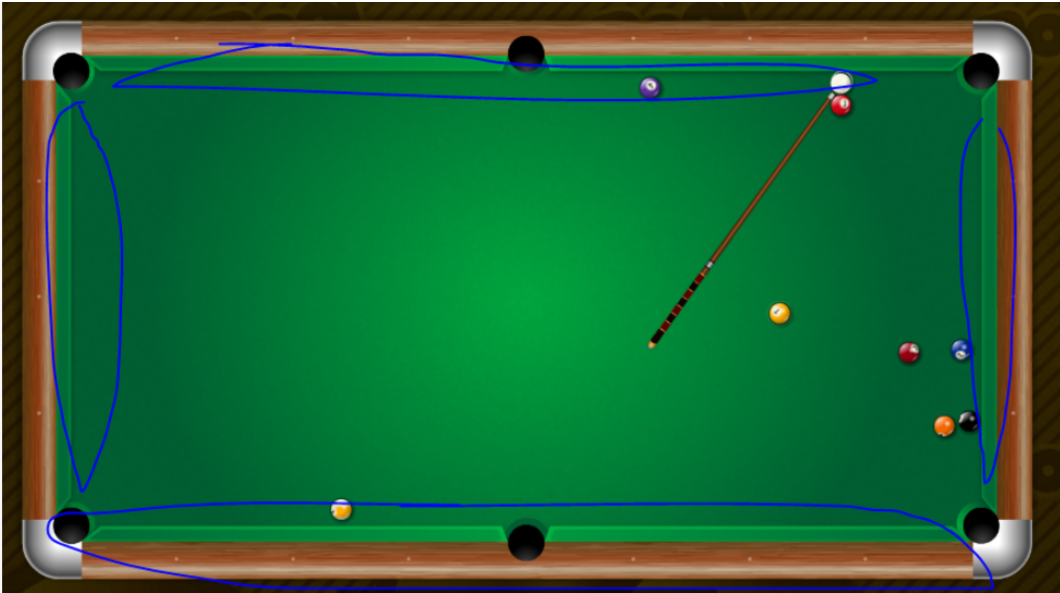
#> input picture pool_table_detection/images/image1.png, 1060 x 593 px, found by its file name
$ python extract_image_portion.py --image ../images/Image1.png   (older library calls are emulated)
#> lines starting #> are read from the running program, lines starting #| are printed output that depends on the picture; after the words box and inside, x2 and y2 are one past the last pixel; in counts of white or black regions, pixels touching at a corner belong together
### image_processing/contour_lib.py
# -*- coding: utf-8 -*-
"""
Created on Thu Aug 15 16:54:21 2019

@author: DEBAL
"""

import cv2
import numpy as np
import statistics

# [24 lines left out: function draw_contours, not called in this run]

def get_contours(input_img, min_contour_area=10.0, mode=cv2.RETR_CCOMP, method=cv2.CHAIN_APPROX_SIMPLE):

	contour, hier = cv2.findContours(input_img, mode, method)

	contour_info = []
	num_nonzeroarea_cnts = 0
	num_zeroarea_cnts = 0
	for c in contour:
		if (cv2.contourArea(c) >= min_contour_area):
			num_nonzeroarea_cnts += 1
			contour_info.append((
				c,
				cv2.isContourConvex(c),
				cv2.contourArea(c),
			))
		else:
			num_zeroarea_cnts += 1

	contour_info = sorted(contour_info, key=lambda c: c[2], reverse=True)
	return contour_info

# [180 lines left out: functions auto_canny, draw_lines, draw_circles, detect_lines, detect_circles, get_image_mask, not called in this run]

### image_processing/extract_image_portion.py
# -*- coding: utf-8 -*-
"""
Created on Thu Aug 15 16:54:21 2019

@author: DEBAL
"""
# USAGE
# python extract_image_portion.py --image ../images/Image1.png
# --image images/image13.png

## Image processing example
#import os
import cv2
import numpy as np
import contour_lib
import argparse
import sys
#from matplotlib import pyplot as plt
#%matplotlib inline

#MIN_CONTOUR_AREA = 14000
MIN_CONTOUR_AREA = 7700
RESIZE_IMAGE = False
DEBUG = False

def get_map_segments(contours_list, min_contour_area=MIN_CONTOUR_AREA, debug=False):

  contour_list_final = []
  top_left_contour = [[0,0]]
  top_right_contour = [[0,0]]
  bottom_left_contour = [[0,0]]
  bottom_right_contour = [[0,0]]
  result_bitmap = 0

  for idx, c in enumerate(contours_list):
    cx,cy,cw,ch = cv2.boundingRect(c[0])
    car = min(cw,ch)/max(cw,ch)
    #peri = cv2.arcLength(c[0], True)
    #approx = cv2.approxPolyDP(c[0], 0.02 * peri, True)
    #length = len(approx)
    tmpArea = np.zeros(clone.shape)
    cv2.drawContours(tmpArea,[c[0]],0,(255,255,255),2)
    length = len(c[0])
    # [4 lines of commented-out code are left out]
    M = cv2.moments(c[0])
    center = (int(M["m10"] / M["m00"]), int(M["m01"] / M["m00"]))
    label = "Cnt={}/{}, Area={:.2f}, Len={}, Cen={}".format(idx+1,len(contours_list),c[2],length, center)
    cv2.putText(tmpArea, label, (10, 20), cv2.FONT_HERSHEY_SIMPLEX, 0.5, (0,0,255), 1)
    label2 = "(X,Y)=({},{}), W={:.2f}, H={:.2f}, AR={:.2f}".format(cx,cy,cw,ch,car)
    cv2.putText(tmpArea, label2, (15, 40), cv2.FONT_HERSHEY_SIMPLEX, 0.5, (0,0,255), 1)
    if debug:
      cv2.imshow("tmpArea", tmpArea)

    # exlcude rectangular and small shapes
    if car > 0.80 and c[2] > MIN_CONTOUR_AREA:
      #check if contour is top left
      if (center[0] < img_centre_x) and (center[1] < img_centre_y):
        if c[2] > top_left_contour[0][1]:
          top_left_contour[0] = [c[0], c[2]]
          print("found top left image")
          result_bitmap = np.bitwise_or(result_bitmap, 1)
      #check if contour is top right
      elif (center[0] > img_centre_x) and (center[1] < img_centre_y):
        if c[2] > top_right_contour[0][1]:
          top_right_contour[0] = [c[0], c[2]]
          print("found top right image")
          result_bitmap = np.bitwise_or(result_bitmap, 2)
      #check if contour is bottom left
      elif (center[0] < img_centre_x) and (center[1] > img_centre_y):
        if c[2] > bottom_left_contour[0][1]:
          bottom_left_contour[0] = [c[0], c[2]]
          print("found bottom left image")
          result_bitmap = np.bitwise_or(result_bitmap, 4)
      #check if contour is bottom right
      elif (center[0] > img_centre_x) and (center[1] > img_centre_y):
        if c[2] > bottom_right_contour[0][1]:
          bottom_right_contour[0] = [c[0], c[2]]
          print("found bottom right image")
          result_bitmap = np.bitwise_or(result_bitmap, 8)
      # invalid condition
      else:
        print("Err: Invalid condition")

    if debug:
      key = cv2.waitKey(0)
      if key == 27:
        debug=False

  contour_list_final.append([top_left_contour, top_right_contour, bottom_left_contour, bottom_right_contour])
  return (contour_list_final, result_bitmap)

# construct the argument parser and parse the arguments
ap = argparse.ArgumentParser()
ap.add_argument("-i", "--image", type=str, required=True,
	help="path to input image")
args = vars(ap.parse_args())
filename = args["image"]

cv2.destroyAllWindows()

img = cv2.imread(filename)
#> img is the input picture: shape (593, 1060, 3); mean B, G, R 54.4, 102.8, 30.1
(H, W) = img.shape[:2]
print("Image Shape", (H, W))
#| Image Shape (593, 1060)
if RESIZE_IMAGE:
  img = cv2.resize(img, (800,600))
  (H, W) = img.shape[:2]
  print("Image Shape New", img.shape)
clone = img.copy()

img_centre_x = W//2
img_centre_y = H//2
print("Image centre = ({},{})".format(img_centre_x, img_centre_y))
#| Image centre = (530,296)

cv2.imshow("Original", img)
if len(img.shape) == 3:
  img = cv2.cvtColor(img, cv2.COLOR_BGR2GRAY)
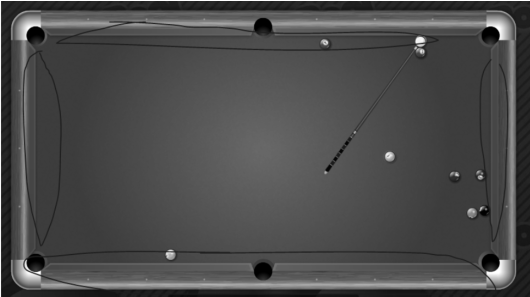
#> img: shape (593, 1060) (shown at 1/2 size); min 0, max 255, mean 75.5
#cv2.imshow("Grayscale", img)

blurred = cv2.GaussianBlur(img, (11, 11), 0)
#cv2.imshow("Blurred", blurred)
#laplacian = cv2.Laplacian(blurred,cv2.CV_64F)
#cv2.imshow("laplacian", laplacian)
canny = cv2.Canny(blurred, 30, 150)
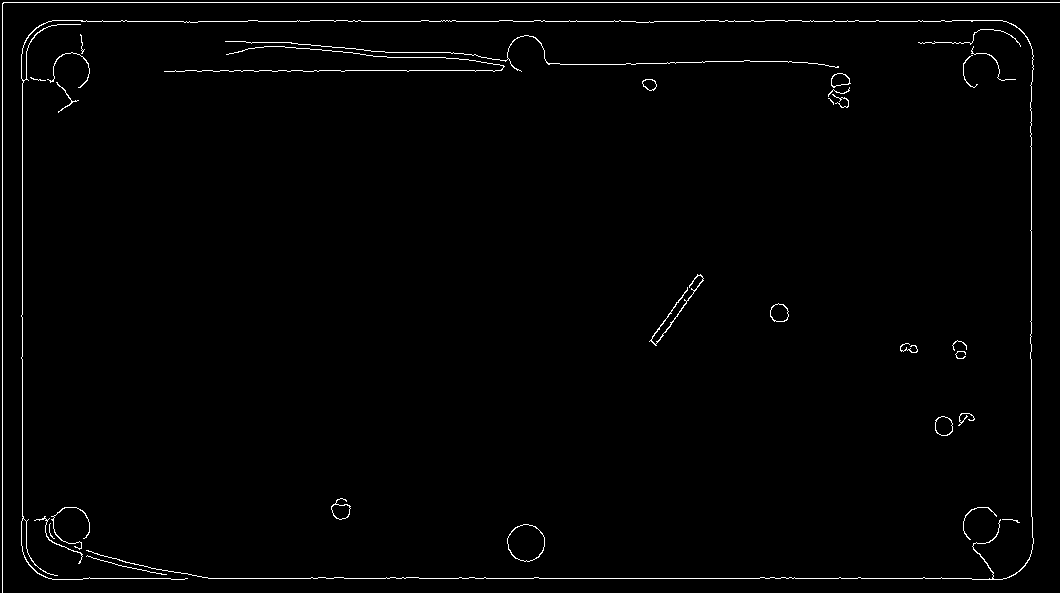
#> canny: shape (593, 1060); 1.3% white in thin lines or dots
cv2.imshow("Canny", canny)

dilateSize = 3
#dilateSize = 15
kernel = cv2.getStructuringElement(cv2.MORPH_ELLIPSE, (dilateSize,dilateSize))
#canny_morphed = cv2.morphologyEx(canny, cv2.MORPH_CLOSE, kernel)
#canny_morphed = cv2.morphologyEx(canny, cv2.MORPH_OPEN, kernel)
canny_morphed = canny
canny_morphed  = cv2.dilate(canny_morphed,kernel,iterations=5)
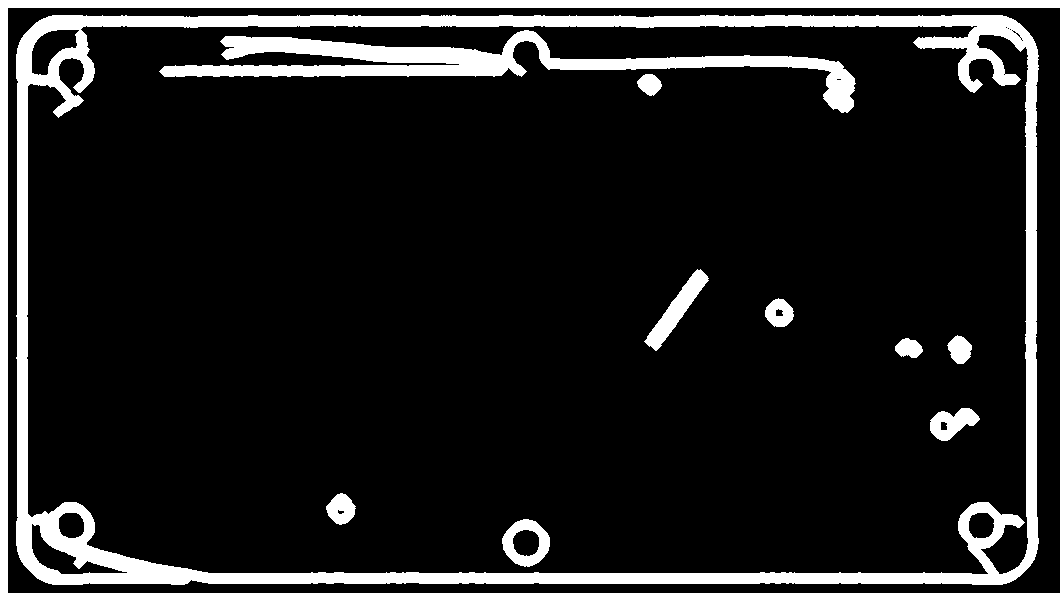
#> canny_morphed: shape (593, 1060); 12.1% white; 11 white regions, largest, box (x1, y1, x2, y2) and area: (16, 15, 1039, 585) 43573, (159, 30, 856, 113) 13434, (0, 0, 1060, 593) 13160
#cv2.imshow("canny_morphed1", canny_morphed)
canny_morphed  = cv2.erode(canny_morphed,kernel,iterations=5)
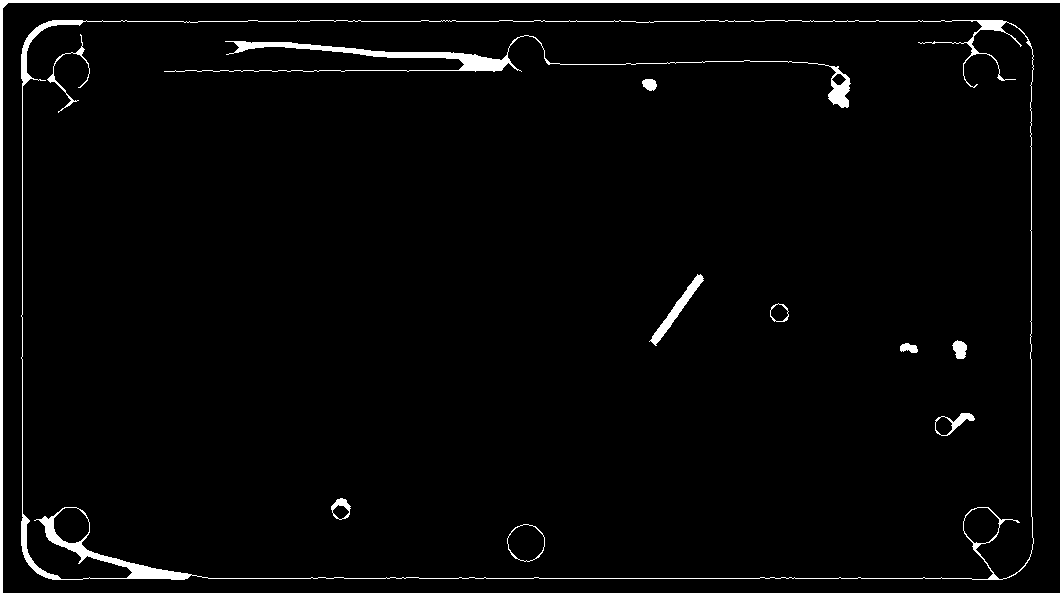
#> canny_morphed: shape (593, 1060); 2.7% white; 12 white regions
cv2.imshow("canny_morphed2", canny_morphed)

contours_list = contour_lib.get_contours(canny_morphed, min_contour_area=1500.0)
#> in get_contours, `contour, hier = cv2.findContours(input_img, mode, method)`: contour = 20 contours; largest, box (x1, y1, x2, y2) and area: (21, 20, 1034, 580) 561386, (21, 20, 1034, 580) 556548, (0, 0, 1060, 593) 3316, (164, 35, 851, 108) 2316, (507, 524, 545, 562) 1066
#> the loop in get_contours, `for c in contour:` made 20 passes
#> after the loop in get_contours, `for c in contour:`: contour_info = 4 items; num_nonzeroarea_cnts = 4; num_zeroarea_cnts = 16
#> contours_list = 4 items
#contour_img = contour_lib.draw_contours(clone, contours_list, color=(0,0,255), thickness=1, debug=True)
#cv2.imshow("contour_img", contour_img)

contour_list_final, result_bitmap =  get_map_segments(contours_list, debug=DEBUG)
#> the loop in get_map_segments, `for idx, c in enumerate(contours_list):` made 4 passes
#> (cx, cy, cw, ch, car, length, center) on passes 1 to 4: (21, 20, 1013, 560, 0.553, 443, (526, 299)), (21, 20, 1013, 560, 0.553, 821, (527, 298)), (0, 0, 1060, 593, 0.559, 7, (338, 106)), (164, 35, 687, 73, 0.106, 405, (505, 62))
#> after the loop in get_map_segments, `for idx, c in enumerate(contours_list):`:
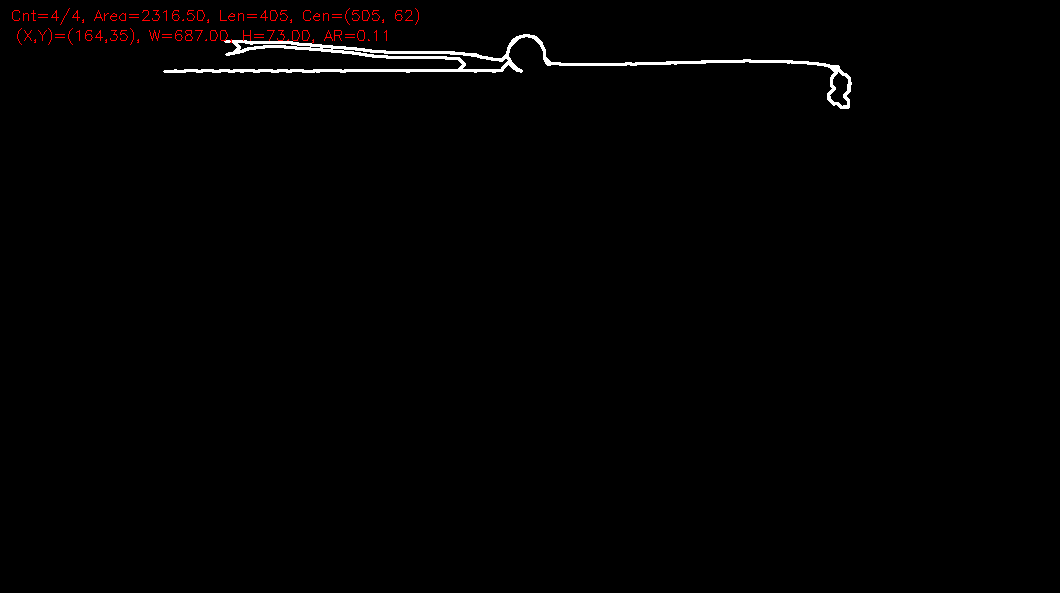
#> tmpArea: shape (593, 1060, 3) float64; mean B, G, R 1.8, 1.8, 2.5
#> after the loop in get_map_segments, `for idx, c in enumerate(contours_list):`: bottom_left_contour = [[0, 0]]; debug = False; top_left_contour = [[0, 0]]
#> contour_list_final = 1 item; result_bitmap = 0
print("result_bitmap="+str(result_bitmap))
#| result_bitmap=0
if (result_bitmap != 15):
  print("Error: Extracted "+str((result_bitmap+1)//2)+" segments")
#| Error: Extracted 0 segments
  sys.exit()
#> (the program exits here)

$ run again, with pool_table_detection/images/image10.png copied over pool_table_detection/images/image1.png
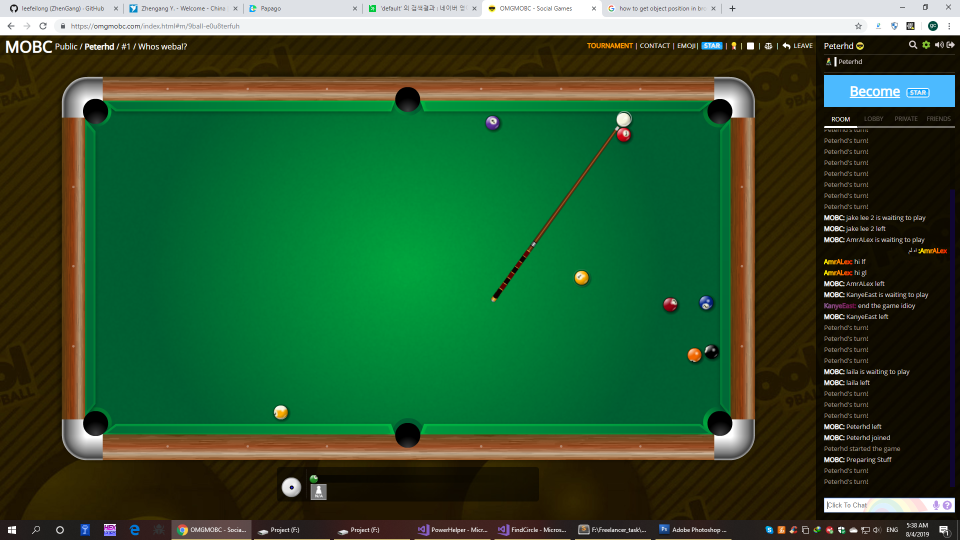
#> input picture pool_table_detection/images/image10.png, 1920 x 1090 px, found by its file name (shown at 1/2 size)
#> img is the input picture: shape (1090, 1920, 3); mean B, G, R 52.4, 89.2, 49.7
#| Image Shape (1090, 1920)
#| Image centre = (960,545)
#> img: shape (1090, 1920)
#> `canny = cv2.Canny(blurred, 30, 150)`:
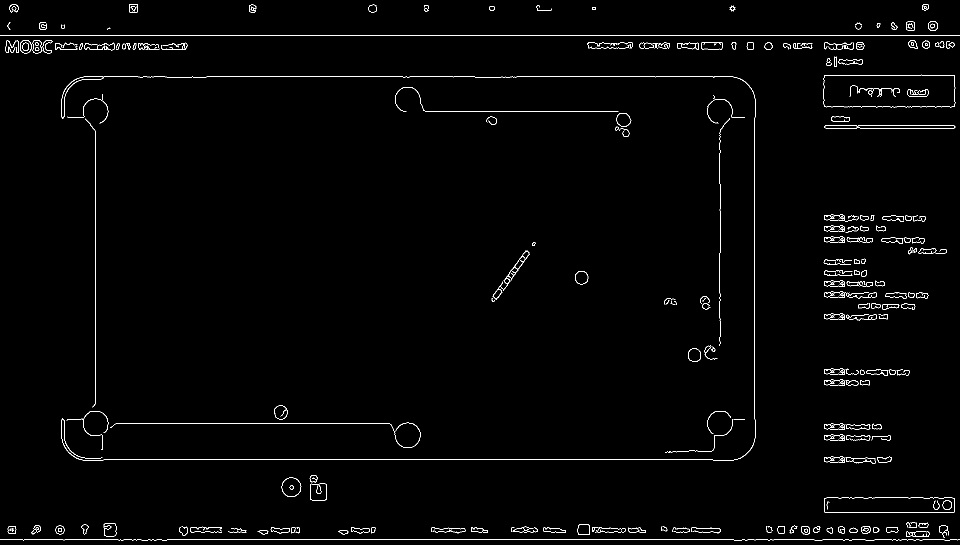
#> canny: shape (1090, 1920) (shown at 1/2 size); 1.3% white in thin lines or dots
#> contour = 130 contours, 2 with area under 20; largest, box (x1, y1, x2, y2) and area: (1647, 149, 1911, 215) 16527, (1647, 149, 1911, 215) 16472, (1648, 995, 1910, 1025) 7501, (123, 153, 1511, 921) 6392, (0, 42, 1920, 107) 6192
#> the loop in get_contours, `for c in contour:` made 130 passes
#> c on passes 23, 53: [[170, 1049], [176, 1055], [170, 1061], [164, 1055]], [[1413, 595], [1419, 601], [1413, 607], [1407, 601]]
#> after the loop in get_contours, `for c in contour:`: contour_info = 12 items; num_nonzeroarea_cnts = 12; num_zeroarea_cnts = 118
#> contours_list = 12 items
#> the loop in get_map_segments, `for idx, c in enumerate(contours_list):` made 12 passes
#> (cx, cy, cw, ch, car, length, center) on passes 1 to 8: (1647, 149, 264, 66, 0.25, 111, (1778, 181)), (1647, 149, 264, 66, 0.25, 101, (1778, 181)), (1648, 995, 262, 30, 0.115, 51, (1778, 1009)), (123, 153, 1388, 768, 0.553, 1200, (427, 769)), (0, 42, 1920, 65, 0.0339, 358, (376, 86)), (1653, 995, 218, 30, 0.138, 51, (1761, 1009)), (0, 1045, 1920, 36, 0.0187, 655, (1076, 1062)), (1330, 822, 160, 83, 0.519, 131, (1439, 847))
#> after the loop in get_map_segments, `for idx, c in enumerate(contours_list):`:
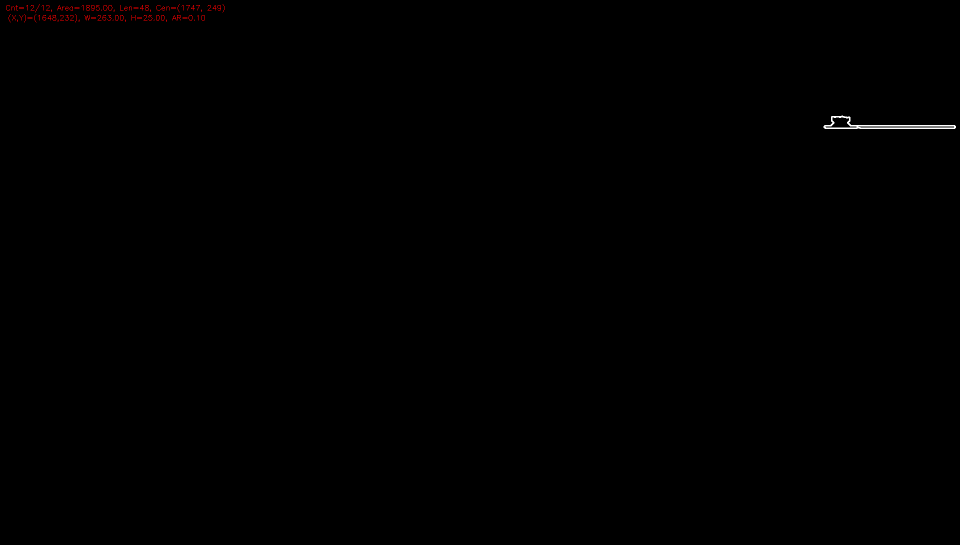
#> tmpArea: shape (1090, 1920, 3) float64 (shown at 1/2 size); mean B, G, R 0.2, 0.2, 0.4
#> after the loop in get_map_segments, `for idx, c in enumerate(contours_list):`: bottom_left_contour = [[0, 0]]; debug = False; top_left_contour = [[0, 0]]
#> contour_list_final = 1 item; result_bitmap = 0
#| result_bitmap=0
#| Error: Extracted 0 segments
